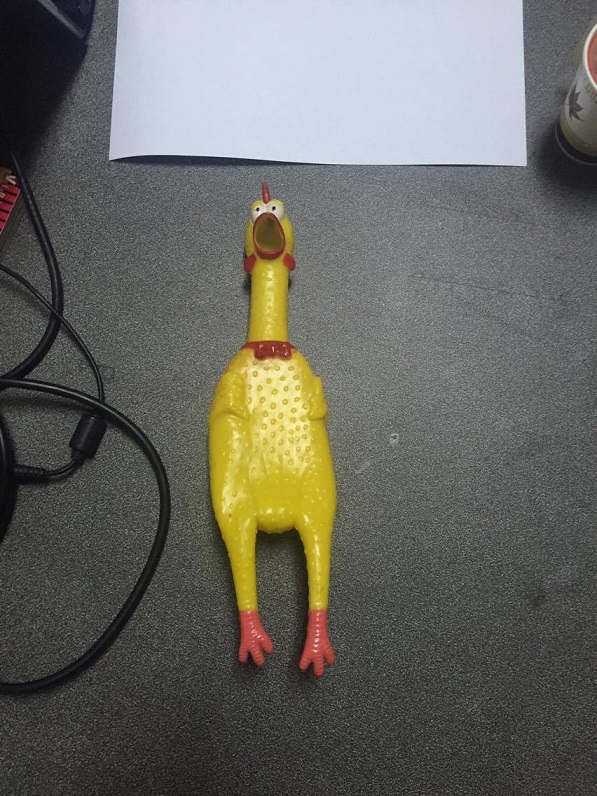
#> input picture Contest/1.jpg, 597 x 796 px, found by its file name; its folder holds only this picture in this run
$ python solutions.py
#> lines starting #> are read from the running program, lines starting #| are printed output that depends on the picture; after the words box and inside, x2 and y2 are one past the last pixel; in counts of white or black regions, pixels touching at a corner belong together
import cv2
import re  # Regular Expression
import os, errno

TRAINING_SET_DIRECTORY = "Contest\\"
SOLUTIONS_DIRECTORY = "Solutions\\"
LIST_FILENAME = TRAINING_SET_DIRECTORY + "list.txt"
RESULT_FILENAME = TRAINING_SET_DIRECTORY + "result.txt"
SAVE_IMAGE_EXTENSION = '.jpg'

# Read list of training images
with open(RESULT_FILENAME) as f:
#> (reads Contest/result.txt from the repository)
    training_set_result = f.readlines()
training_set_result = [x.strip() for x in training_set_result if x.strip()]

try:
    os.makedirs(SOLUTIONS_DIRECTORY)
except OSError as e:
    if e.errno != errno.EEXIST:
        raise

# See solutions
for str in training_set_result:
    result_list = re.split(':|,',str)
    if result_list[1] != "none":
        x = int(result_list[1])
        y = int(result_list[2])
        w = int(result_list[3])
        h = int(result_list[4])
        im = cv2.imread(TRAINING_SET_DIRECTORY + result_list[0])
#> im is the input picture: shape (796, 597, 3); mean B, G, R 98, 104.2, 104.4
        cv2.rectangle(im, (x, y), (x + w, y + h), (0, 0, 255), 2)
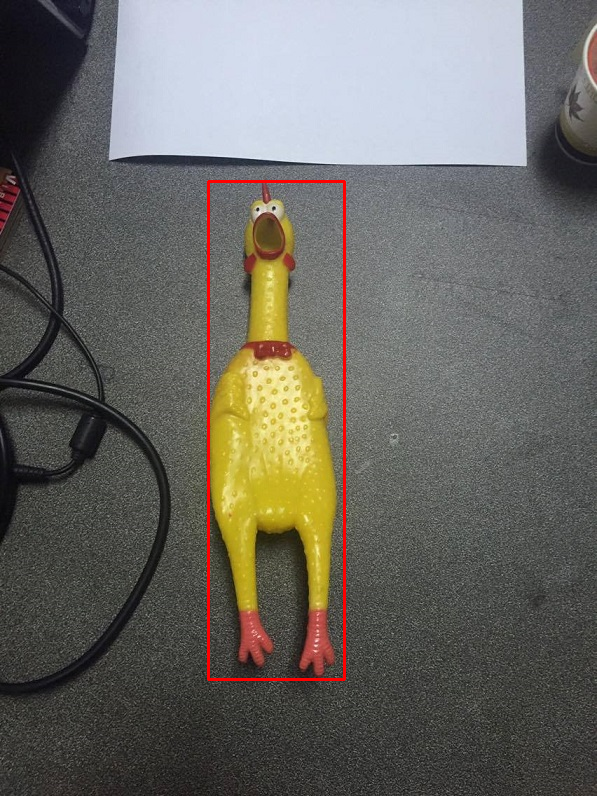
#> im: shape (796, 597, 3); 0.8% of pixels changed, all inside (x1, y1, x2, y2) = (207, 180, 346, 681)
        cv2.imwrite(SOLUTIONS_DIRECTORY + 'solution-' + result_list[0] + SAVE_IMAGE_EXTENSION, im)
        # cv2.imshow(result_list[0], im)
        print(result_list)
    else:
        print(result_list[0])
